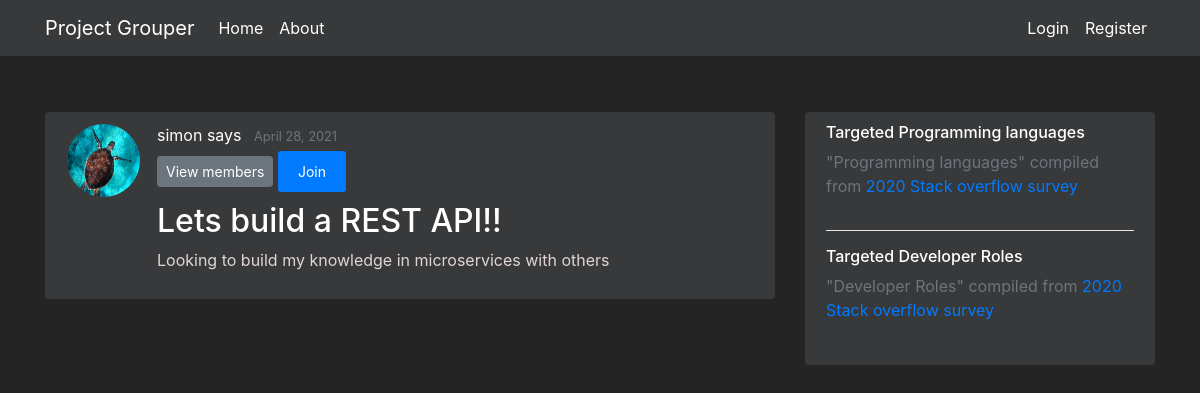
The page /projects/5 on the database as committed earlier.
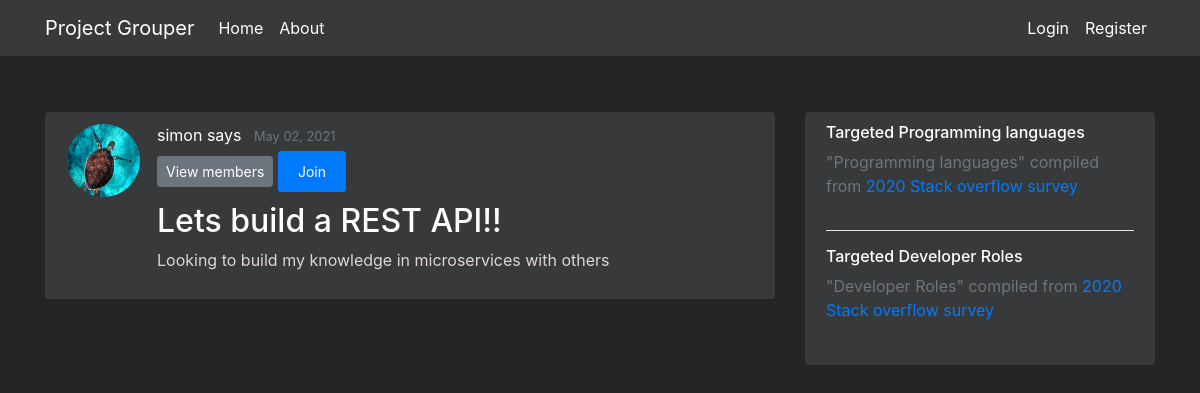
The same page on the database as committed later.
### flaskapp/models.py (models this page shows, shortened)
class Projects(db.Model):
    __tablename__ = 'project'
    id = db.Column(db.Integer, primary_key=True, nullable=False)
    name = db.Column(db.String(250), unique=True, nullable=False)
    desc = db.Column(db.String(500), unique=False, nullable=False)
    creation_timestamp = db.Column(db.DateTime, nullable=False, default=datetime.utcnow)
    start_date = db.Column(db.DateTime, nullable=True, default=datetime.utcnow)
    target_end_date = db.Column(db.DateTime, nullable=True, default=datetime.utcnow)
    owner_id = db.Column(db.Integer, db.ForeignKey('user.id'), nullable=False, default=1)
    owner = db.relationship("Users", foreign_keys=owner_id, backref="owned_projects", uselist=False)
    members = db.relationship('Users', secondary=UserProjects, lazy='subquery', backref="get_projects")
    languages = db.relationship('Languages', secondary=ProjectLanguages, lazy='subquery', backref="get_projects")
    careers = db.relationship('Careers', secondary=ProjectCareers, lazy='subquery', backref="get_projects")

### flaskapp/projects/routes.py (the view)
@projects.route("/projects/<int:project_id>")
def project(project_id):
    current_project = Projects.query.get_or_404(project_id)
    return render_template('project.html', title=current_project.name, current_project=current_project)

### flaskapp/templates/project.html (shortened to what this page needs)
{% extends "layout.html" %}
{% block content %}
    <article class="media content-section">
        <img class="rounded-circle article-img" src="{{ url_for('static', filename='profile_pics/' + current_project.owner.profile_image) }}">
        <div class="media-body">
            <div class="article-metadata">
                <a class="mr-2" href="#">{{ current_project.owner.first_name }} {{ current_project.owner.last_name }}</a>
                <small class="text-muted">{{ current_project.creation_timestamp.strftime('%B %d, %Y') }}</small>
                <div>
                    <button type="button" class="btn btn-secondary btn-sm mt-1 mb-1" data-toggle="modal" data-target="#viewProjectMembers">View members</button>
                {% if current_project.owner == current_user %}
                    <a class="btn btn-secondary btn-sm mt-1 mb-1" href="{{ url_for('projects.update_project', project_id=current_project.id) }}">Update</a>
                    <button type="button" class="btn btn-danger btn-sm m-1" data-toggle="modal" data-target="#deleteModal">Delete</button>
                {% else %}
                    {% if current_user not in current_project.members  %}
                        <a class="btn btn-primary btn-sm mt-1 mb-1" href="{{ url_for('projects.join_project', project_id=current_project.id) }}">Join</a>
                    {% else  %}
                        <a class="btn btn-danger btn-sm mt-1 mb-1" href="{{ url_for('projects.leave_project', project_id=current_project.id) }}"> Leave </a>
                    {% endif %}
                {% endif %}
                </div>
            </div>
            <h2 class="article-title ">{{ current_project.name }}</h2>
            <p class="article-content">{{ current_project.desc }}</p>
        </div>
    </article>
        <body class=dark>
            </body>
        <body class=dark>
            </body>
{% endblock content %}
{% block sidebar %}
<div class="col-md-4">
    <div class="content-section">
      <h6>Targeted Programming languages</h6>
      <p class='text-muted'> "Programming languages" compiled from <a href="https://insights.stackoverflow.com/survey/2019#technology">2020 Stack overflow survey </a>
      </p>
      <hr color="white">
      <h6>Targeted Developer Roles</h6>
      <p class='text-muted'> "Developer Roles" compiled from <a href="https://insights.stackoverflow.com/survey/2020#developer-profile-developer-type-all-respondents">2020 Stack overflow survey </a>
      </p>
    </div>
</div>
{% endblock sidebar %}

Rows that differ between the two databases and show on the page:
changed Projects "Lets build a REST API!!": creation_timestamp "April 28, 2021" → "May 02, 2021"
